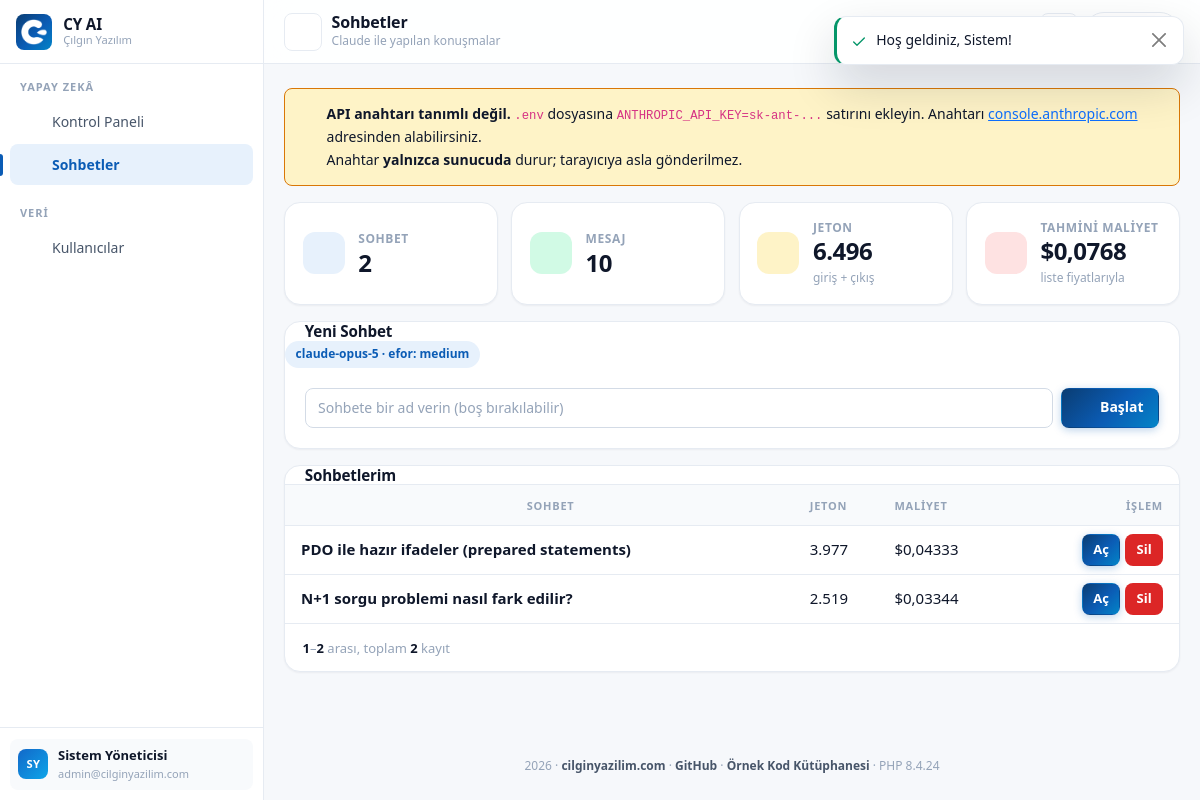
The page /chat (signed in) on the database its author committed.
### tables this page shows
CREATE TABLE `users` (
  `id`            INT UNSIGNED NOT NULL AUTO_INCREMENT,

  `name`          VARCHAR(150) NOT NULL,
  `surname`       VARCHAR(150) NOT NULL,

   
   
  `email`         VARCHAR(190) NOT NULL,

   
   
   
  `password`      VARCHAR(255) NOT NULL,

   
  `is_active`     TINYINT(1)   NOT NULL DEFAULT 1,

   
   
  `theme`         ENUM('light','dark') NOT NULL DEFAULT 'light',

  `last_login_at` DATETIME     NULL DEFAULT NULL,
  `created_at`    TIMESTAMP    NOT NULL DEFAULT CURRENT_TIMESTAMP,
  `updated_at`    TIMESTAMP    NULL DEFAULT NULL,

  PRIMARY KEY (`id`),

   
   
   
  UNIQUE KEY `uk_users_email` (`email`),

   
   
   
  KEY `idx_users_name`    (`name`),
  KEY `idx_users_surname` (`surname`),
  KEY `idx_users_active`  (`is_active`),
  KEY `idx_users_created` (`created_at`)
);

CREATE TABLE `ai_conversations` (
  `id`           INT UNSIGNED NOT NULL AUTO_INCREMENT,
  `user_id`      INT UNSIGNED NOT NULL,

  `title`        VARCHAR(150) NOT NULL,

   
   
  `total_tokens` INT UNSIGNED NOT NULL DEFAULT 0,

   
   
   
   
   
  `total_cost`   DECIMAL(12,8) NOT NULL DEFAULT 0,

  `created_at`   DATETIME NOT NULL,
  `updated_at`   DATETIME NOT NULL,

  PRIMARY KEY (`id`),

   
   
  KEY `idx_conv_user` (`user_id`, `updated_at`),

  CONSTRAINT `fk_conv_user` FOREIGN KEY (`user_id`)
      REFERENCES `users` (`id`) ON DELETE CASCADE
);

### views/chat/index.php (the view, shortened to what the rows shown need)
<div class="cy-card">
    <div class="cy-card__head">
        <h2 class="cy-section-title">
            <?= icon('plus', 'cy-icon cy-icon--sm') ?> Yeni Sohbet
        </h2>
    </div>
</div>
<div class="cy-card mt-3">
    <div class="cy-card__head">
        <h2 class="cy-section-title">
            <?= icon('activity', 'cy-icon cy-icon--sm') ?> Sohbetlerim
        </h2>
    </div>
    <div class="cy-card__body cy-card__body--flush">
        <div class="cy-table-wrap">
            <table class="table cy-table w-100">
                <thead>
                    <tr>
                        <th scope="col">Sohbet</th>
                        <th scope="col" class="cy-hide-sm">Jeton</th>
                        <th scope="col" class="cy-hide-sm">Maliyet</th>
                        <th scope="col" class="text-end">İşlem</th>
                    </tr>
                </thead>
                <tbody>
                    <?php foreach ($rows as $row): ?>
                        <tr>
                            <td>
                                <a class="cy-user-cell text-decoration-none"
                                   href="<?= e(url('chat/show', ['id' => (int) $row['id']])) ?>">
                                    <span class="cy-user-cell__name"><?= e($row['title']) ?></span>
                                </a>
                            </td>
                            <td class="cy-hide-sm">
                                <?= number_format((int) $row['total_tokens'], 0, ',', '.') ?>
                            </td>
                            <td class="cy-hide-sm">
                                $<?= number_format((float) $row['total_cost'], 5, ',', '.') ?>
                            </td>
                            <td class="text-end">
                                <div class="cy-actions justify-content-end">
                                    <a class="btn cy-btn cy-btn--sm cy-btn--primary"
                                       href="<?= e(url('chat/show', ['id' => (int) $row['id']])) ?>">
                                        Aç
                                    </a>
                                    <form method="post" action="<?= e(url('chat/delete')) ?>" class="d-inline">
                                        <button type="submit" class="btn cy-btn cy-btn--sm cy-btn--danger"
                                                data-confirm="Bu sohbet ve tüm mesajları silinsin mi?">
                                            Sil
                                        </button>
                                    </form>
                                </div>
                            </td>
                        </tr>
                    <?php endforeach; ?>
                </tbody>
            </table>
        </div>
        <?php View::partial('partials/pagination', [
            'paginator' => $paginator,
            'route'     => 'chat',
        ]); ?>
    </div>
</div>

### views/partials/pagination.php (shortened to what the rows shown need)
<nav class="cy-pager" aria-label="Sayfalama">
    <p class="cy-pager__info">
        <?php if ($paginator->total() === 0): ?>
            Kayıt bulunamadı
        <?php else: ?>
            <strong><?= number_format($paginator->from(), 0, ',', '.') ?></strong>–<strong><?= number_format($paginator->to(), 0, ',', '.') ?></strong>
            arası, toplam <strong><?= number_format($paginator->total(), 0, ',', '.') ?></strong> kayıt
        <?php endif; ?>
    </p>
</nav>

### views/partials/sidebar.php (shortened to what the rows shown need)
<?php
$user = $currentUser ?? null;
?>
<aside class="cy-sidebar" id="cy_sidebar" aria-label="Ana gezinme">
    <?php if ($user !== null): ?>
        <div class="cy-sidebar__footer">
            <div class="cy-side-user">
                <span class="cy-avatar cy-avatar--sm cy-avatar--initial"><?= e($user->initials()) ?></span>
                <span class="cy-side-user__info">
                    <span class="cy-side-user__name"><?= e($user->fullName()) ?></span>
                    <span class="cy-side-user__role"><?= e($user->email) ?></span>
                </span>
            </div>
        </div>
    <?php endif; ?>
</aside>

### rows shown on the page
users: $user->initials() "SY", $user->fullName() "Sistem Yöneticisi", email "admin@cilginyazilim.com"
ai_conversations: title "PDO ile hazır ifadeler (prepared statements)", total_tokens "3.977", total_cost "0,04333"
ai_conversations: title "N+1 sorgu problemi nasıl fark edilir?", total_tokens "2.519", total_cost "0,03344", user "1", id "2"

### other values the page prints
$appName "CY AI"
$appBrand "Çılgın Yazılım"
$group['label'] "YAPAY ZEKÂ"
$item['label'] "Kontrol Paneli"
$item['label'] "Sohbetler"
$group['label'] "VERI"
$item['label'] "Kullanıcılar"
$pageTitle "Sohbetler"
$pageSubtitle "Claude ile yapılan konuşmalar"
$stats['conversations'] "2"
$stats['messages'] "10"
$stats['tokens'] "6.496"
$stats['cost'] "0,0768"
$model "claude-opus-5"
$effort "medium"
